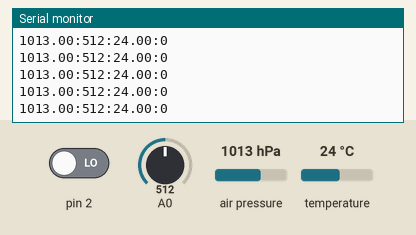
Simulated run of this sketch. Board: Arduino Uno, built with avr-gcc and run on an emulated ATmega328P. Parts: the last lines printed to the serial monitor. Inputs (shaded band) come from the test bench; at power-on: A0 = 512, pin 2 LOW, air pressure 1013 hPa, temperature 24 °C.

Above: at 1.2 s.
1.3 s: A0 set to 110
At 2.3 s:
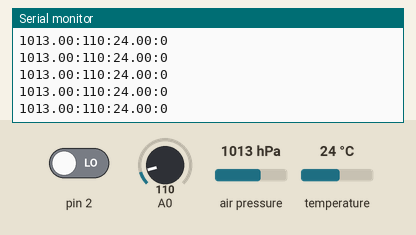
2.8 s: A0 set to 93
At 3.3 s:
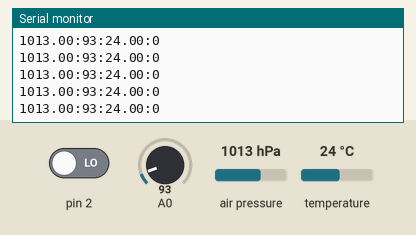
Timing chart, 0 to 5.8 s (numbered marks = the images above; inputs shaded):
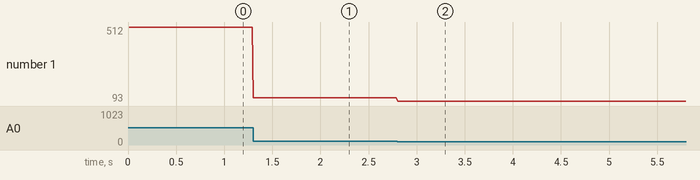

The sketch:

arduino_stirling.ino
```cpp
// (licence header left out)
#include <SFE_BMP180.h>
#include <Wire.h>

//Declaracion de variables
SFE_BMP180 pressure;
char status;
double T, P;

//Para el contador de vueltas
boolean anterior = 0;
boolean actual  = 0;
int m = 0;//Numero de pulsos

void setup(){
  //Inicializando la comunicacion serial
  Serial.begin(115200);
  //Inicializando el sensor BMP180
  pressure.begin();
  //Entrada para el optoacoplador para medir cada vez que da una vuelta
  pinMode(2,INPUT);
}

void loop(){
  //Le ordena al sensor leer la temperatura
  status = pressure.startTemperature();

  //Si todo anda bien, espera un tiempo y lee la temperatura
  if (status != 0){
    delay(status);
    status = pressure.getTemperature(T);

    /*
    * Si todo va bien ordena al sensor leer la presion.
    * 0-3: Donde 0 es la opcion mas rapida y 3 la de mejor calidad
    */
    if (status != 0){
      status = pressure.startPressure(0);

      /*
      * Si todo va bien espera y lee la presion,
      * ajustando el resultado segun la temperatura ambiente
      */
      if (status != 0){
        delay(status);
        status = pressure.getPressure(P, T);

        //Si todo va bien envia la informacion serial
        if (status != 0){
          //Calcula el numero de pulsos
          actual = digitalRead(2);
          if(actual != anterior){
            //M esta limitado por el maximo valor posible sin que se genere overflow
            m++;
          }
          anterior = actual;

          //Envia la informacion Serial como: "P:V:T\n"
          Serial.print(P);
          Serial.print(":");
          Serial.print(analogRead(A0));
          Serial.print(":");
          Serial.print(T);
          Serial.print(":");
          Serial.println(m/2);//Numero de vueltas = pulsos / 2
        }
      }
    }
  }
}
```

Measured:
- after the input at 1.3 s, the serial monitor: prints a new line at once (image 1)
- after the input at 2.8 s, the serial monitor: prints a new line at once (image 2)
- plotted number 1: 512 → 110 after the input at 1.3 s, 110 → 93 after the input at 2.8 s
